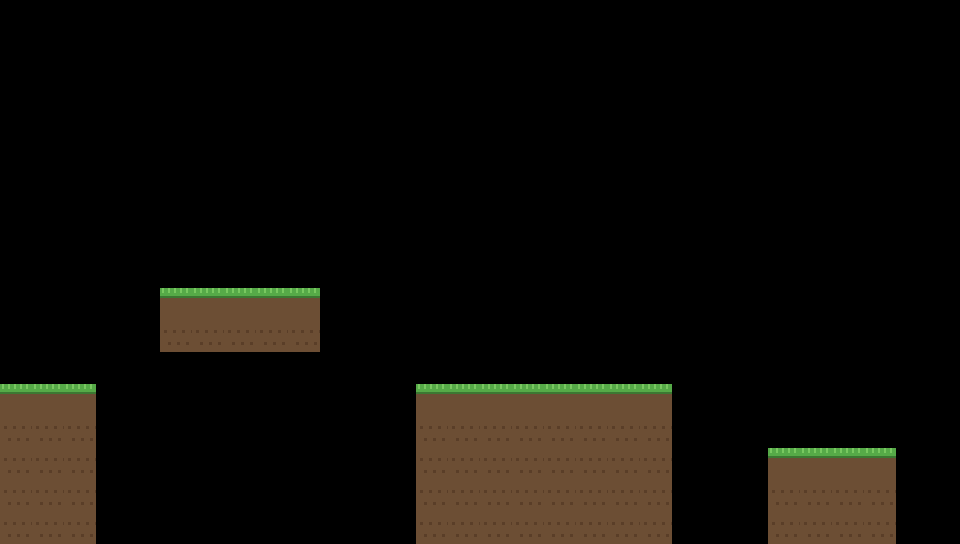

The image is a tile-based game level rendered from a .tmx file. Its description and complete source (layers, tilesets, objects, tile grids) follow:
An orthogonal 30x17 tile map with 32x32 px tiles, 1 tile layer (Ground) and 13 objects (5x spikes, 4x gate, 2x crusher, spawn, exit).

<map version="1.10" tiledversion="1.10.2" orientation="orthogonal" renderorder="right-down" width="30" height="17" tilewidth="32" tileheight="32" infinite="0" nextlayerid="3" nextobjectid="14">
 <tileset firstgid="1" name="tiles" tilewidth="32" tileheight="32" tilecount="8" columns="4">
  <image source="tileset.png" width="128" height="64" />
 </tileset>
 <layer id="1" name="Ground" width="30" height="17">
  <data encoding="csv">
0,0,0,0,0,0,0,0,0,0,0,0,0,0,0,0,0,0,0,0,0,0,0,0,0,0,0,0,0,0,0,0,0,0,0,0,0,0,0,0,0,0,0,0,0,0,0,0,0,0,0,0,0,0,0,0,0,0,0,0,0,0,0,0,0,0,0,0,0,0,0,0,0,0,0,0,0,0,0,0,0,0,0,0,0,0,0,0,0,0,0,0,0,0,0,0,0,0,0,0,0,0,0,0,0,0,0,0,0,0,0,0,0,0,0,0,0,0,0,0,0,0,0,0,0,0,0,0,0,0,0,0,0,0,0,0,0,0,0,0,0,0,0,0,0,0,0,0,0,0,0,0,0,0,0,0,0,0,0,0,0,0,0,0,0,0,0,0,0,0,0,0,0,0,0,0,0,0,0,0,0,0,0,0,0,0,0,0,0,0,0,0,0,0,0,0,0,0,0,0,0,0,0,0,0,0,0,0,0,0,0,0,0,0,0,0,0,0,0,0,0,0,0,0,0,0,0,0,0,0,0,0,0,0,0,0,0,0,0,0,0,0,0,0,0,0,0,0,0,0,0,0,0,0,0,0,0,0,0,0,0,0,0,0,0,0,0,0,0,0,0,0,0,0,0,1,1,1,1,1,0,0,0,0,0,0,0,0,0,0,0,0,0,0,0,0,0,0,0,0,0,0,0,0,0,2,2,2,2,2,0,0,0,0,0,0,0,0,0,0,0,0,0,0,0,0,0,0,0,0,0,0,0,0,0,0,0,0,0,0,0,0,0,0,0,0,0,0,0,0,0,0,0,0,0,0,0,0,0,0,1,1,1,0,0,0,0,0,0,0,0,0,0,1,1,1,1,1,1,1,1,0,0,0,0,0,0,0,0,0,2,2,2,0,0,0,0,0,0,0,0,0,0,2,2,2,2,2,2,2,2,0,0,0,0,0,0,0,0,0,2,2,2,0,0,0,0,0,0,0,0,0,0,2,2,2,2,2,2,2,2,0,0,0,1,1,1,1,0,0,2,2,2,0,0,0,0,0,0,0,0,0,0,2,2,2,2,2,2,2,2,0,0,0,2,2,2,2,0,0,2,2,2,0,0,0,0,0,0,0,0,0,0,2,2,2,2,2,2,2,2,0,0,0,2,2,2,2,0,0
</data>
 </layer>
 <objectgroup id="2" name="Objects">
  <object id="1" name="spawn" type="spawn" x="32" y="352" width="32" height="32" /><object id="2" name="exit" type="exit" x="864" y="416" width="32" height="32" /><object id="3" name="spikes" type="spikes" x="416" y="352" width="32" height="32"><properties><property name="patrol" type="int" value="3" /><property name="phase" type="float" value="0.35" /></properties></object><object id="4" name="spikes" type="spikes" x="416" y="352" width="32" height="32"><properties><property name="patrol" type="int" value="3" /><property name="phase" type="float" value="0.81" /></properties></object><object id="5" name="spikes" type="spikes" x="416" y="352" width="32" height="32"><properties><property name="patrol" type="int" value="3" /><property name="phase" type="float" value="0.96" /></properties></object><object id="6" name="spikes" type="spikes" x="160" y="256" width="32" height="32"><properties><property name="patrol" type="int" value="3" /><property name="phase" type="float" value="0.94" /></properties></object><object id="7" name="spikes" type="spikes" x="160" y="256" width="32" height="32"><properties><property name="patrol" type="int" value="3" /><property name="phase" type="float" value="0.53" /></properties></object><object id="8" name="crusher" type="crusher" x="640" y="256" width="32" height="32"><properties><property name="range" type="int" value="3" /><property name="phase" type="float" value="0.13" /></properties></object><object id="9" name="crusher" type="crusher" x="288" y="160" width="32" height="32"><properties><property name="range" type="int" value="3" /><property name="phase" type="float" value="0.4" /></properties></object><object id="10" name="gate" type="gate" x="512" y="352" width="32" height="32" /><object id="11" name="gate" type="gate" x="512" y="320" width="32" height="32" /><object id="12" name="gate" type="gate" x="512" y="288" width="32" height="32" /><object id="13" name="gate" type="gate" x="512" y="256" width="32" height="32" />
 </objectgroup>
</map>
